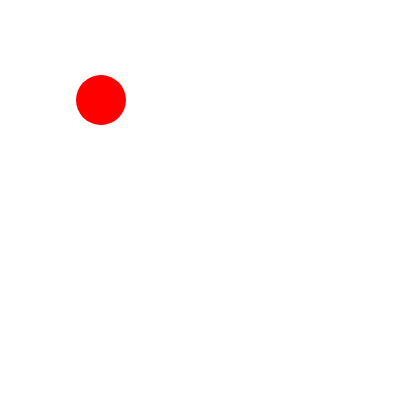
Frame 1 (no input)
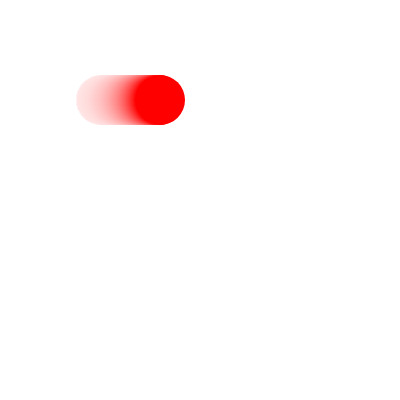
Frame 60 (no input)
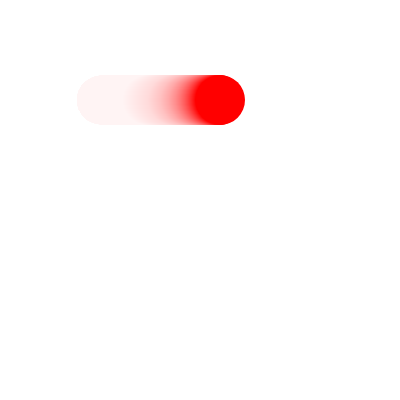
Frame 120 (the mouse pressed at the canvas centre since frame 60)

The p5.js sketch that drew these frames (run headless with seeded random() and noise() and a simulated clock; from frame 60 on, the mouse is pressed at the canvas centre):

// p5.js sketch
// ── sketch.js
let x = 100;

function setup() {
  createCanvas(400, 400);
  noStroke();
}

function draw() {
  fill(255, 10);
  rect(0, 0, width, height);
  x++;
  fill(255, 0, 0);
  ellipse(x, 100, 50, 50);
}
